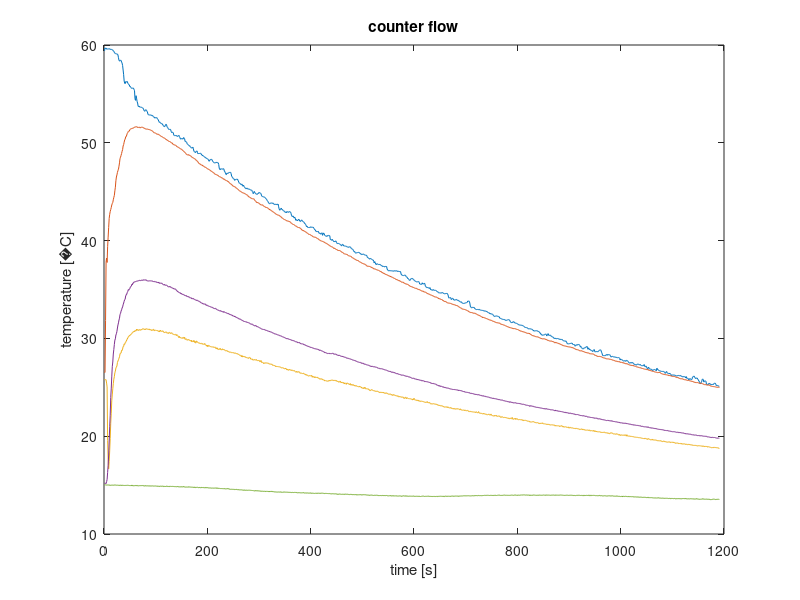
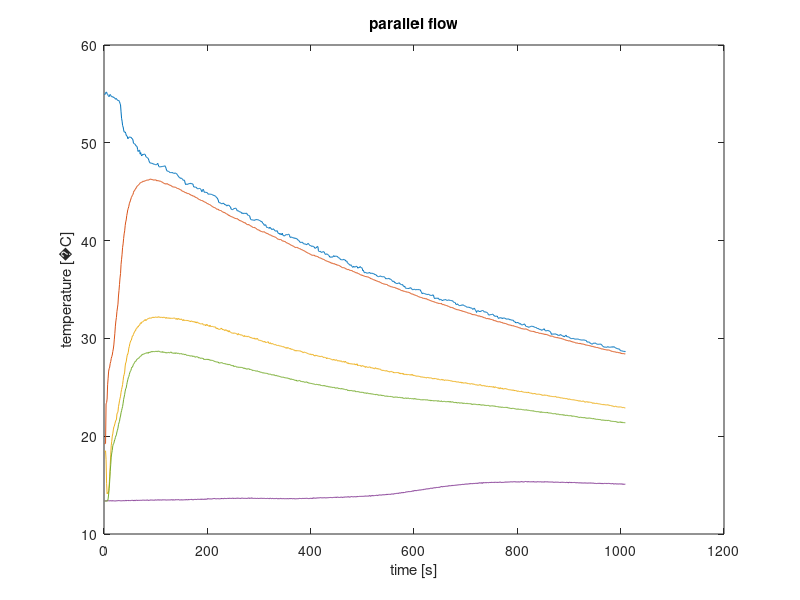

Write MATLAB code to recreate these figures, in order.
clear all; close all; clc;

data = load("processedData.mat");
countertemp_ = data.counterTemp;
paralleltemp_ = data.parallelHeat;
plot(countertemp_);
xlabel('time [s]');
ylabel(['temperature [', char(176), 'C]']);
title('counter flow');
figure;
plot(paralleltemp_);
xlabel('time [s]');
ylabel(['temperature [', char(176), 'C]']);
title('parallel flow');


clear data;